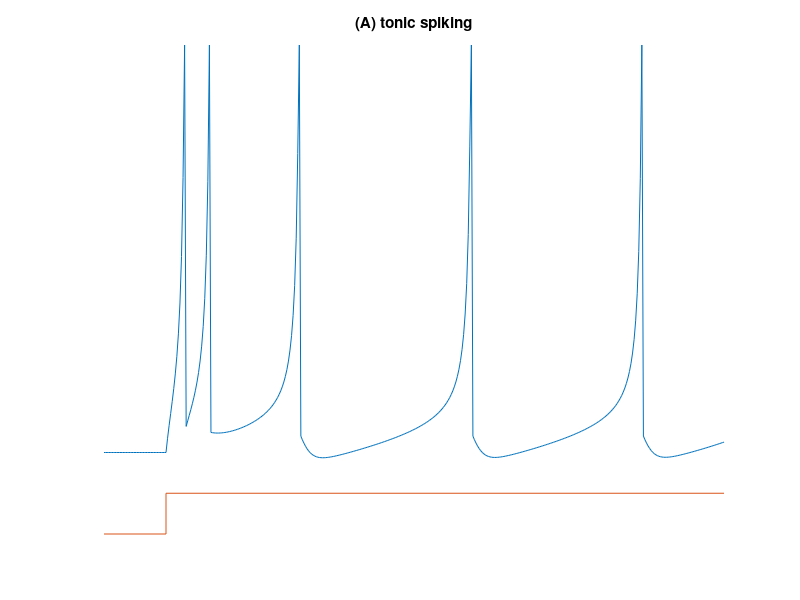

MATLAB code for this plot: (Note: this script raises an error after producing the figure.)
clear;

%%%%%%%%%%%%%%% (A) tonic spiking EXACT %%%%%%%%%%%%%%%%%%%%%%

a=0.02; b=0.2;  c=-65;  d=6;
V=-70;  u=b*V;
VV=[];  uu=[];
tau = 0.25; tspan = 0:tau:100;
T1=tspan(end)/10;
for t=tspan
    if (t>T1) 
        I=14;
    else
        I=0;
    end;
    V = V + tau*(0.04*V^2+5*V+140-u+I);
    u = u + tau*a*(b*V-u);
    if V > 30
        VV(end+1)=30;
        V = c;
        u = u + d;
    else
        VV(end+1)=V;
    end;
    uu(end+1)=u;
end;
plot(tspan,VV,[0 T1 T1 max(tspan)],-90+[0 0 10 10]);
axis([0 max(tspan) -90 30])
axis off;
title('(A) tonic spiking');

exact_VV = VV;
%%%%%%%%%%%%%%% (A) tonic spiking REDUCED %%%%%%%%%%%%%%%%%%%%%%


ni = 8;
nf = 8;
upper_bit_count = 8;
ETA_upper_bit_count = 18;

    F = fimath('RoundingMethod', 'Nearest', ...
     'OverflowAction', 'Wrap', ...
     'ProductMode', 'SpecifyPrecision', ...
     'ProductWordLength', 2*(ni+nf), ...
     'ProductFractionLength', 2*nf, ...
     'SumMode', 'SpecifyPrecision', ...
     'SumWordLength', ni+nf, ...
     'SumFractionLength', nf, ...
     'CastBeforeSum', true);

 subplot(1,2,2) 

a=0.02; b=0.2;  c=-65;  d=6;

a=fi(2^-6 + 2^-8,1,ni+nf,nf);
a.fimath = F;
b=fi(2^-2 - 2^-5,1,ni+nf,nf);
b.fimath = F;

X = fi(2^-5 + 2^-7 ,1,ni+nf,nf);
X.fimath = F;

    V = -70;  u=b*V;
    VV=[];  uu=[];
    V=fi(V,1,ni+nf,nf);  
    u=fi(u,1,ni+nf,nf);
    V.fimath = F;
    u.fimath = F;
    tau = 0.25; tspan = 0:tau:100;
    T1=tspan(end)/10;
    
    tau = fi(0.25,1,ni+nf,nf);
    tau.fimath = F;
    for t=tspan
        if (t>T1) 
            I=fi(14,1,ni+nf,nf);
        else
            I=fi(0,1,ni+nf,nf);
        end;
        
        ETM1 = ETM(V,V,upper_bit_count,ni,nf);
        ETM1.fimath = F;
        
        CONST_MULT_X = ETA(bitshift(ETM1,-5),bitshift(ETM1,-7),...
            ETA_upper_bit_count,2*ni,2*nf);
        
        CONST_MULT_5 = ETA(bitshift(sign_extend(V,2*ni,2*nf),2), ...
            sign_extend(V,2*ni,2*nf),ETA_upper_bit_count,2*ni,2*nf);
        
        ADDER1 = ETA(CONST_MULT_X,CONST_MULT_5,ETA_upper_bit_count,2*ni,2*nf);

        % 15 bit adder 
        ADDER2 = I-u;
        
        ADDER3 = INT_ADD(ADDER2,140,ni+1);
         
        ADDER4 = ETA(ADDER1,ADDER3,ETA_upper_bit_count,2*ni,2*nf);
        
        CONST_MULT_tau = bitshift(ADDER4,-2);
        
        ADDER5 = truncate(CONST_MULT_tau,ni,nf,F) + V;
        
        V = ADDER5;
        
%         CONST_MULT_b = fi(V*2^-2,1,ni+nf,nf) - fi(V*2^-5,1,ni+nf,nf);
        CONST_MULT_b = truncate(bitshift(sign_extend(V,2*ni,2*nf),-2),ni,nf,F) - ...
            truncate(bitshift(sign_extend(V,2*ni,2*nf),-5),ni,nf,F);
        
        ADDER6 = CONST_MULT_b-u;
        
%         CONST_MULT_a_t = fi(ADDER6*2^-6,1,ni+nf,nf) + fi(ADDER6*2^-8,1,ni+nf,nf);

        CONST_MULT_a = truncate(bitshift(sign_extend(ADDER6,2*ni,2*nf),-6),ni,nf,F) + ...
            truncate(bitshift(sign_extend(ADDER6,2*ni,2*nf),-8),ni,nf,F);
        
        CONST_MULT_tau = bitshift(CONST_MULT_a,-2);

        ADDER7 = CONST_MULT_tau+u;
        
        u = ADDER7;
        
        if V > 30
            VV(end+1)=30;
            V = fi(c,1,ni+nf,nf,F);
            u = INT_ADD(u,d,ni+1);
            u.fimath = F;
        else
            VV(end+1)=V;
        end;
        uu(end+1)=u;
    end;
    plot(tspan,VV,[0 T1 T1 max(tspan)],-90+[0 0 10 10]);
    axis([0 max(tspan) -90 30])
    axis off;
    title('(A) tonic spiking');

approx_VV = VV;

%%%%%%%%%%%%%%% ERROR ANALYSIS %%%%%%%%%%%%%%%%%%%%%%

%%%%%%%%%%%%%%%%%%%%%%%%%%%%%%%%% MAE %%%%%%%%%%%%%%%%%%%%%%%%%%%%%%%%%%%%%%%%%%

range = min(exact_VV):0.1:max(exact_VV);
exact_parabula = 0.04*range.^2+5*range+140;
approx_parabula = [];
for i = range
    V = fi(i,1,ni+nf,nf);
    approx_parabula = [approx_parabula ...
        X*ETM(V,V,upper_bit_count,ni,nf)+5*V+140
        ];
end

MAE = double(abs((sum(abs(exact_parabula))-sum(abs(approx_parabula)))/length(exact_parabula)));

%%%%%%%%%%%%%%%%%%%%%%%%%%%%%%%%% ERRp %%%%%%%%%%%%%%%%%%%%%%%%%%%%%%%%%%%%%%%%%%

min_point_fi = fi(-65,1,ni+nf,nf);
min_point = -65;

ERRp = abs(X*ETM(min_point_fi,min_point_fi,upper_bit_count,ni,nf)+5*min_point_fi+140) - ...
    abs(0.04*min_point^2+5*min_point+140);


%%%%%%%%%%%%%%%%%%%%%%%%%%%%%%%%% RSEE %%%%%%%%%%%%%%%%%%%%%%%%%%%%%%%%%%%%%%%%%%

RSEE = abs((sum(abs(exact_VV.^2))-sum(abs(approx_VV.^2)))/sum(exact_VV.^2))*100;

%%%%%%%%%%%%%%%%%%%%%%%%%%%%%%%%% ERRt %%%%%%%%%%%%%%%%%%%%%%%%%%%%%%%%%%%%%%%%%%



exact_spikes = find(exact_VV == 30);
approx_spikes = find(approx_VV == 30);
delta_exact = exact_spikes - [exact_spikes(2:end) 0]; delta_exact = delta_exact(1:end-1);
delta_approx = approx_spikes - [approx_spikes(2:end) 0]; delta_approx = delta_approx(1:end-1);
ERRt = abs((delta_approx-delta_exact)./delta_approx);

%%%%%%%%%%%%%%%%%%%%%%%%%%%%%%%%% MERRt %%%%%%%%%%%%%%%%%%%%%%%%%%%%%%%%%%%%%%%%%%

MERRt = sum(ERRt)/length(ERRt)*100;

%%%%%%%%%%%%%%%%%%%%%%%%%%%%%%%%%%%%%%%%%%%%%%%%%%%%%%%%%%%%%%%%%%%%%%%%%%%

row_names = {'RSEE', 'MERRt'};
error_A = [RSEE;MERRt];
table(error_A,'RowNames',row_names)

